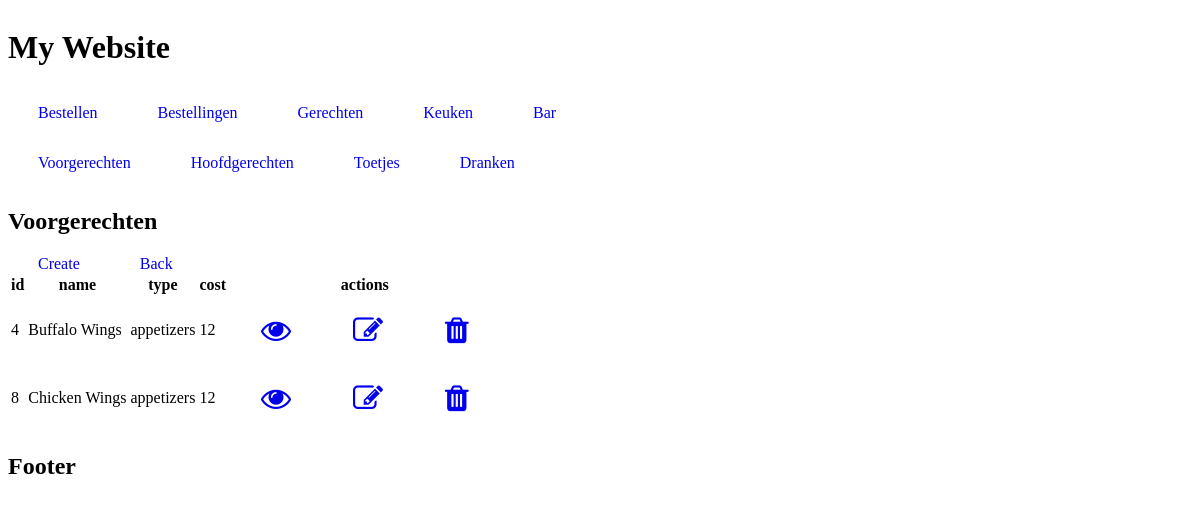
Page /index.php?con=dishes&dish=appetizers&op=readcategory on the committed database.
### tables this page shows
CREATE TABLE `items` (
  `id` int(11) NOT NULL,
  `name` varchar(255) DEFAULT NULL,
  `type` varchar(255) DEFAULT NULL,
  `cost` int(11) DEFAULT NULL
);

### index.php (called while the page is built, shortened)
<?php
$controller = new MainController();
$controller->handleRequest();
?>

### model/DishesLogic.php (called while the page is built, shortened)
<?php
require_once 'model/DataHandler.php';
class DishesLogic{
    public $DataHandler;
    public function __construct(){
        $this->DataHandler = new DataHandler("localhost", "mysql", "dishes", "root", "");
    }
    public function readCategoryDishes($dish){
        try {
            $sql = "SELECT * FROM items WHERE type='" . $dish . "'";
            $data = $this->DataHandler->readAllData($sql);
            $data->setFetchMode(PDO::FETCH_ASSOC);
            $result = $data->fetchall();
            return $result;
        } catch (Exception $e){
            return $e;
        }
    }
}
?>

### model/DataHandler.php (called while the page is built, shortened)
<?php
    class DataHandler{
        private $dbh;
        public function __construct($host, $dbdriver, $dbname, $username, $password)
        {
            $this->host = $host;
            $this->dbdriver = $dbdriver;
            $this->dbname = $dbname;
            $this->username = $username;
            $this->password = $password;
            try {
                $this->dbh = new PDO("$this->dbdriver:host=$this->host;dbname=$this->dbname", $this->username, $this->password);
                $this->dbh->setAttribute(PDO::ATTR_ERRMODE, PDO::ERRMODE_EXCEPTION);
                return true;
            } catch (PDOException $e) {
                echo "Connection with ".$this->dbdriver." failed: ".$e->getMessage();
            }
        }
        public function readAllData($sql){
            return $this->dbh->query($sql,PDO::FETCH_ASSOC);
        }
    }
?>

### model/Display.php (the view, shortened to what this page needs)
<?php
class Display
{
    public function createTableDish($con, $res, $dish)
    {
        $tableheader = false;
        $html = '<div class="flex" style="overflow-x:auto table">';
        $html .= '<table>';
        foreach ($res as $row) {
            if ($tableheader == false) {
                $html .= "<tr>";
                foreach ($row as $key => $value) {
                    $html .= "<th>{$key}</th>";
                }
                $html .= "<th> actions </th>";
                $html .= "</tr>";
                $tableheader = true;
            }
            $html .= '<tr>';
            foreach ($row as $key => $value) {
                $html .= "<td>" . $value . "</td>";
            }
            $html .= "<td style='display: flex; justify-content: space-between;'>";
            $html .= "<a href='index.php?con=" . $con . "&op=read&dish=" . $dish . "&id=" . $row['id'] . "'> <i class='fa fa-eye' style='font-size:30px; margin:1px'></i></a>";
            $html .= "<a href='index.php?con=" . $con . "&op=update&dish=" . $dish . "&id=" . $row['id'] . "'><i class='fa fa-edit' style='font-size:30px; margin:1px'></i></a>";
            $html .= "<a href='index.php?con=" . $con . "&op=delete&dish=" . $dish . "&id=" . $row['id'] . "'><i class='fa fa-trash' style='font-size:30px; margin:1px'></i></a>";
            $html .= "</td>";
            $html .= '</tr>';
        }
        $html .= "</table></div>";
        $html .= "</form";
        return $html;
    }
}

### view/assets/style.css (style rules this page uses)
.flex { display: flex; }
a { font-size: 16px; padding: 16px 30px; border: none; cursor: pointer; border-radius: 5px; text-align: center; text-decoration: none; }

### rows in the picture
items: key "id", key "name", key "type", key "cost", shows "actions", id "4", name "Buffalo Wings", type "appetizers", cost "12"
items: id "8", name "Chicken Wings", type "appetizers", cost "12"

### other values in the picture
$dish_titel "Voorgerechten"
